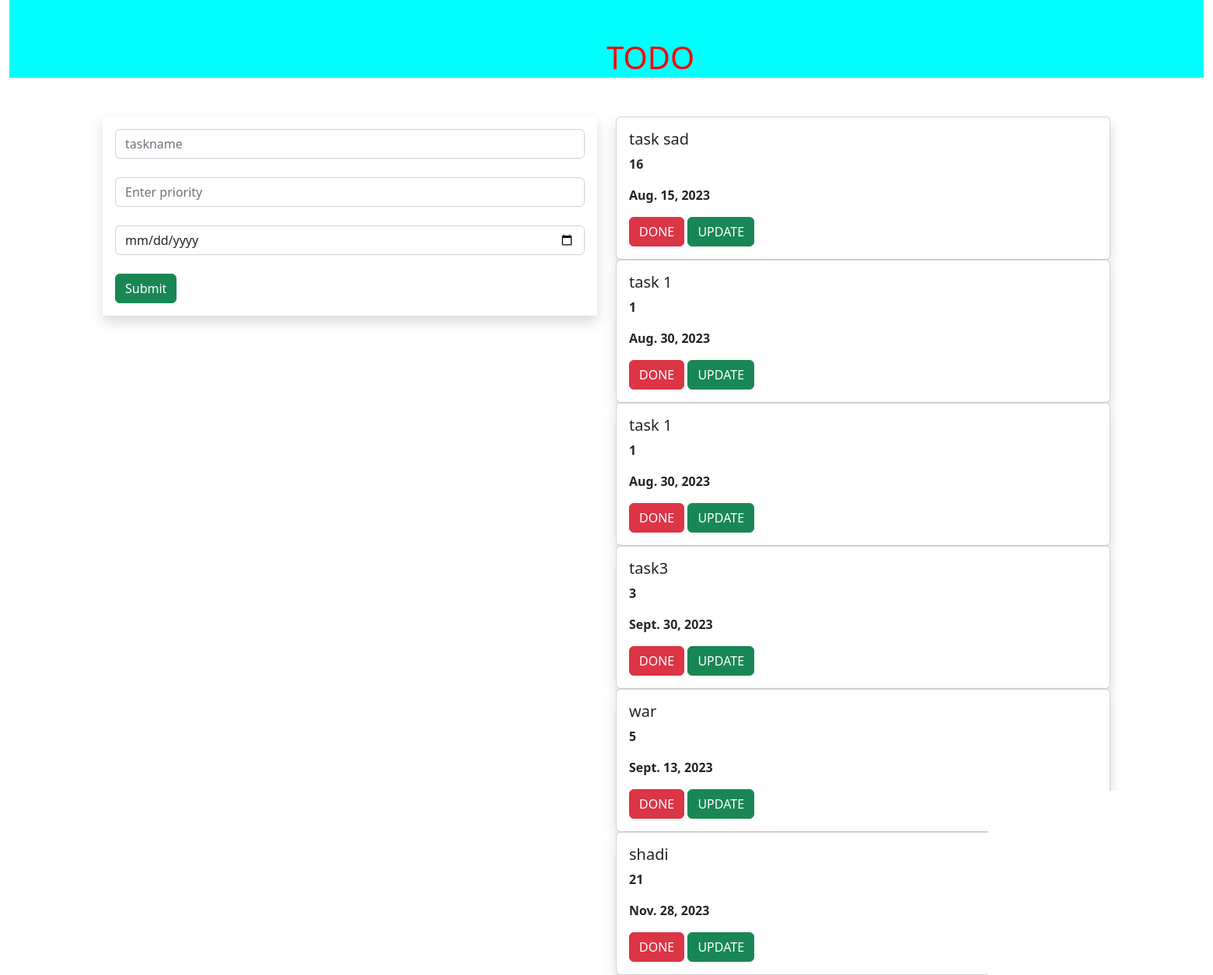
The page / on the database its author committed.
### todoapp/models.py (models this page shows, shortened)
class Task(models.Model):
    name = models.CharField(max_length=250)
    priority = models.IntegerField()
    date = models.DateField()

### todoapp/views.py (the view)
# urls.py: path('',views.add,name='add'),
def add(request):
    task1 = Task.objects.all()
    if request.method == 'POST':
        name = request.POST.get('task','')
        priority = request.POST.get('priority','')
        date = request.POST.get('date','')
        task = Task(name=name,priority=priority,date=date)
        task.save()
    return render(request,'home.html',{'task1':task1})

### templates/home.html (shortened to what this page needs)
{% extends 'base.html' %}
{% block body %}
<div class="container-fluid">
    <div class="row">
        <div class="col-md-12">
            <div class="banner">
                <div class="banner-text">
                    <h1>TODO</h1>
                </div>
            </div>
    </div>
    </div>
</div>
    <div class="container">
            <div class="row">
                <div class="col-md-6">
                    <form method="POST" class="p-3 shadow">
                        <div class="form-group">
                            <input type="text" class="form-control" name="task" placeholder="taskname"><br>
                            <input type="text" class="form-control" name="priority" placeholder="Enter priority"><br>
                            <input type="date" class="form-control" name="date" placeholder="Enter date"><br>
                        <input type="submit" class="btn btn-success">
                        </div>
                    </form>
                </div>
                <div class="col-md-6">
                    {% for i in task1 %}
                    <div class="shadow card">
                        <div class="card-body">
                            <h5>{{i.name}}</h5>
                            <p><b>{{i.priority}}</b></p>
                            <p><b>{{i.date}}</b></p>
                            <a class="btn btn-danger" href="{% url 'delete' i.id %}">DONE</a>
                            <a class="btn btn-success" href="{% url 'update' i.id %}">UPDATE</a>
                        </div>
                    </div>
                    {% endfor %}
                </div>
            </div>
    </div>
{% endblock %}

### templates/base.html (shortened to what this page needs)
{% load static%}
<!DOCTYPE html>
<html lang="en">
<head>
    <link rel="stylesheet" href="https://cdn.jsdelivr.net/npm/bootstrap@5.2.3/dist/css/bootstrap.min.css">
    <link rel="stylesheet" href="{% static 'style.css' %}">
</head>
<body>
{% block body %}
{% endblock %}
</body>
</html>

### static/style.css (style rules this page uses)
.banner { background-color:aqua;width: fixed; height:100px;margin-bottom:50px;background-image: }
.banner-text { color:red; top:50%; left:50%; position:relative; }

### rows shown on the page
Task: name "task sad", priority "16", date "Aug. 15, 2023"
Task: name "task 1", priority "1", date "Aug. 30, 2023"
Task: name "task 1", priority "1", date "Aug. 30, 2023"
Task: name "task3", priority "3", date "Sept. 30, 2023"
Task: name "war", priority "5", date "Sept. 13, 2023"
Task: name "shadi", priority "21", date "Nov. 28, 2023"
